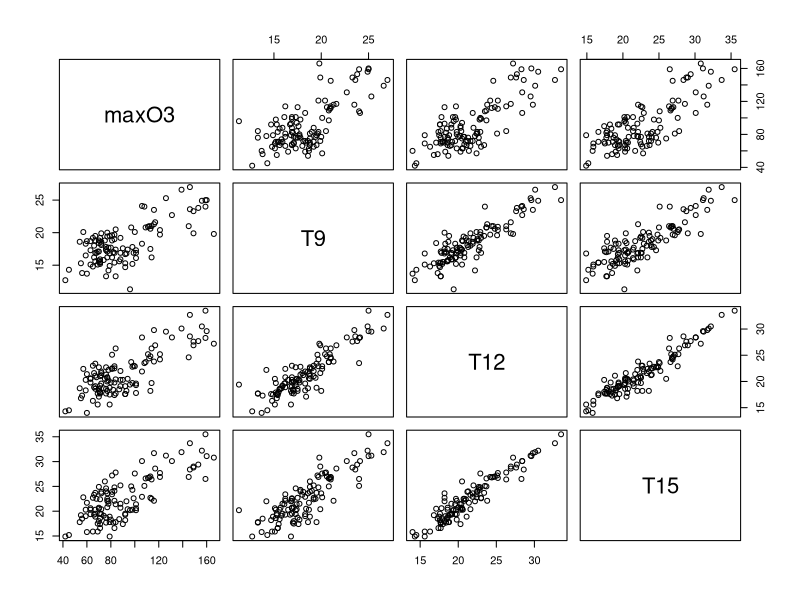
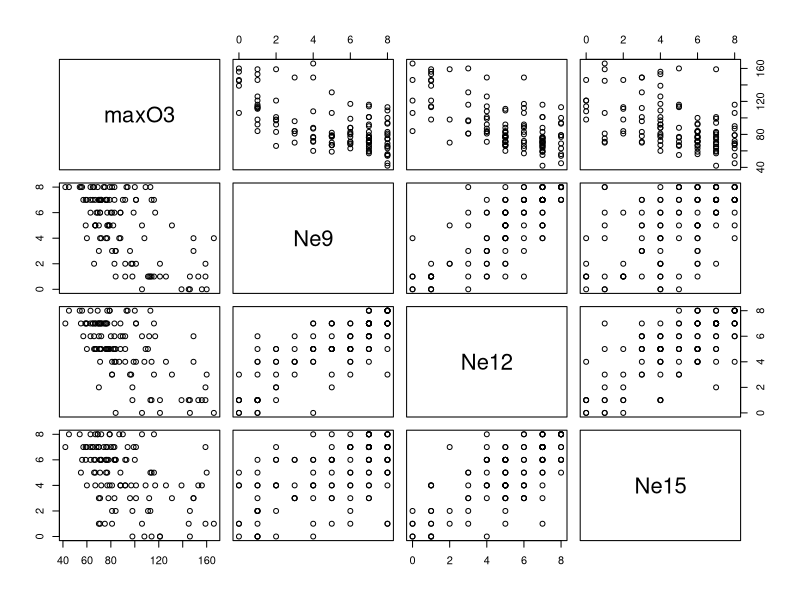
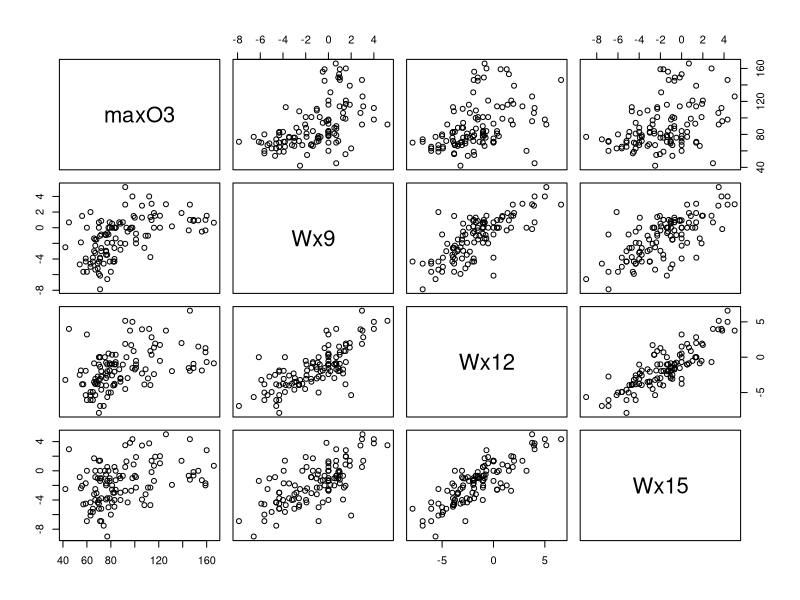
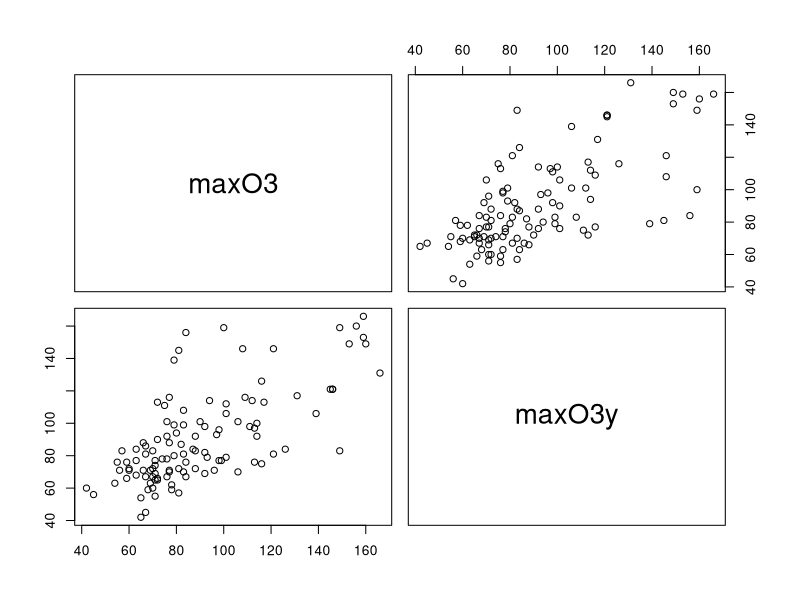
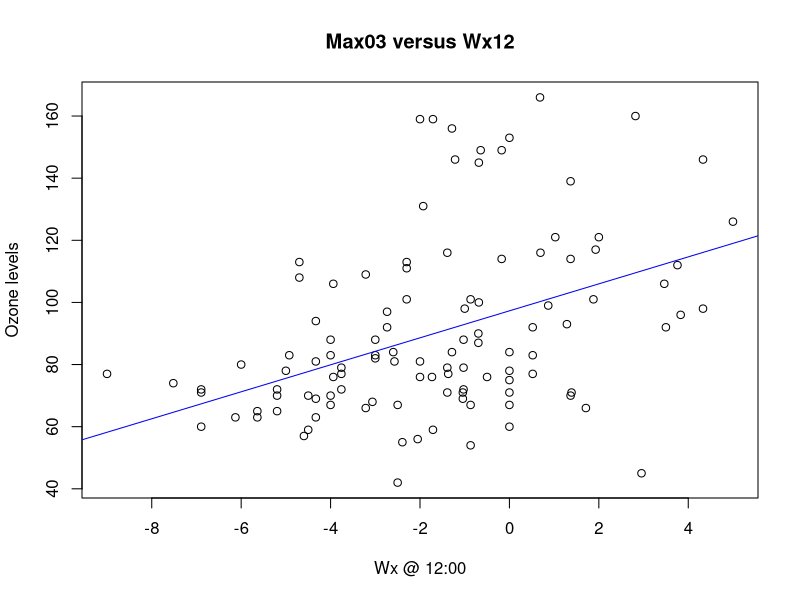
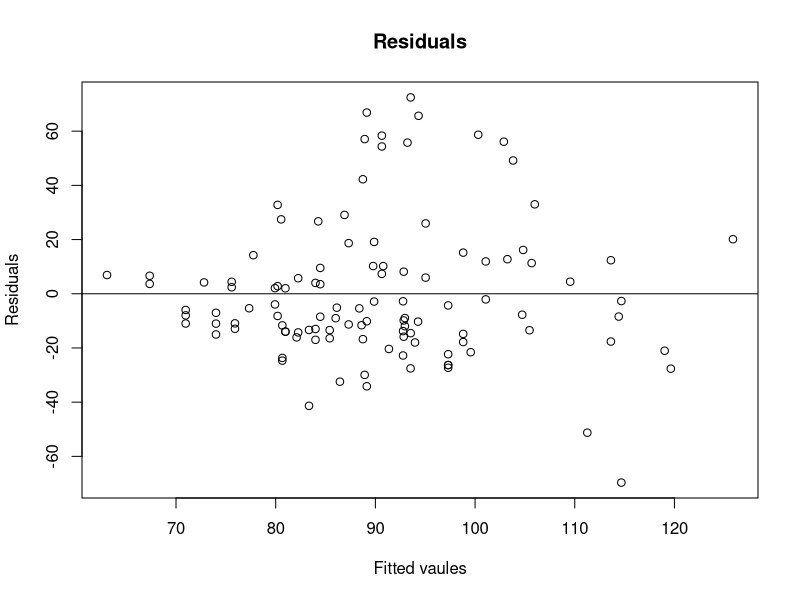
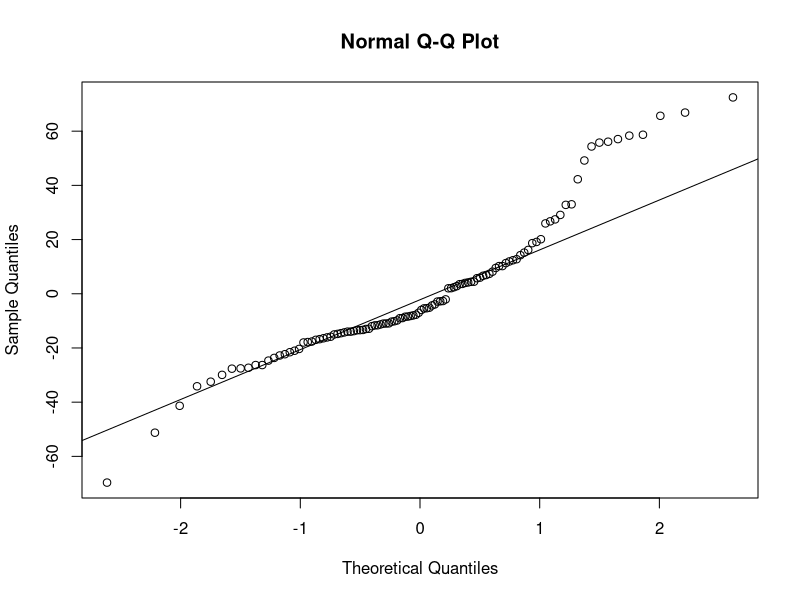
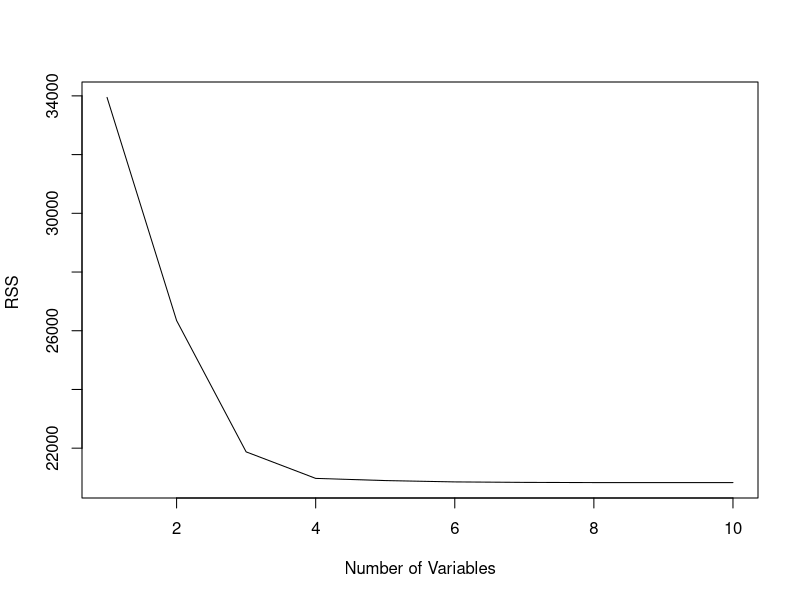

Generate these figures, in order, with R:
## ---- chunk 1
df <- read.table("ozone.txt", header = TRUE, sep=" ")
df <- df[, 2:ncol(df)]
attach(df)
head(df)
## ---- chunk 2
head(is.na.data.frame(df))
## ---- chunk 3
pairs(subset(df, select = c(1,2,3,4)))
pairs(subset(df, select = c(1,5,6,7)))
pairs(subset(df, select = c(1,8,9,10)))
pairs(subset(df, select = c(1,11)))
## ---- chunk 4
cor_9 = cor(df$T9, df$maxO3, method = c("pearson"))
cor_12 = cor(df$T12, df$maxO3, method = c("pearson"))
cor_15 = cor(df$T15, df$maxO3, method = c("pearson"))
## ---- chunk 5
simple.model <- lm(df$maxO3 ~ df$Wx12)
plot(df$Wx15, df$maxO3, main = "Max03 versus Wx12", xlab = "Wx @ 12:00", ylab = "Ozone levels")
abline(simple.model, col="blue")
## ---- chunk 6
summary(simple.model) 
## ---- chunk 7
simple.model.residuals = resid(simple.model)
simple.model.fitted = fitted.values(simple.model)
plot(simple.model.fitted, simple.model.residuals, 
          ylab = "Residuals", 
          xlab = "Fitted vaules", 
          main = "Residuals")
abline(0,0)
#create Q-Q plot for residuals
qqnorm(simple.model.residuals)
#add a straight diagonal line to the plot
qqline(simple.model.residuals) 
## ---- chunk 8
multi.model <- lm(df$maxO3 ~ df$T12 + df$Ne12 + df$Wx12)
summary(multi.model) 
## ---- chunk 9
df_num <- df[ , purrr::map_lgl(df, is.numeric)]
head(df_num)
## ---- chunk 10
#install.packages("leaps")
library(leaps)
models <- regsubsets(maxO3~., data=df_num, nvmax = 10)
models.summary <- summary(models)
models.summary
## ---- chunk 11
models.summary$rsq
## ---- chunk 12
plot(models.summary$rss , xlab ="Number of Variables", ylab ="RSS ",type ="l")

plot(models.summary$cp ,xlab =" Number of Variables ", ylab =" Cp",type="l")
cp.min <- which.min(models.summary$cp)
points (cp.min, models.summary$cp[cp.min] , col ="purple ", cex =2, pch =20)

plot(models.summary$bic , xlab =" Number of Variables ", ylab =" BIC ",type="l")
bic.min <- which.min (models.summary$bic )
points (bic.min, models.summary$bic[bic.min] , col ="purple ", cex =2, pch =20)

plot(models.summary$adjr2 ,xlab ="Number of Variables",ylab ="Adjusted RSq", type ="l")
adjr2.max <- which.max (models.summary$adjr2)
points (adjr2.max, models.summary$adjr2[adjr2.max] , col ="purple ", cex =2, pch =20)
## ---- chunk 13
best.model <- lm(maxO3 ~ T12 + Ne9 + Wx9 + maxO3y, data=df)
## ---- chunk 14
new.data = data.frame(T12=19,  Ne9=8, Wx9=2.05, maxO3y=70)
predict(best.model, new.data, interval='confidence')
